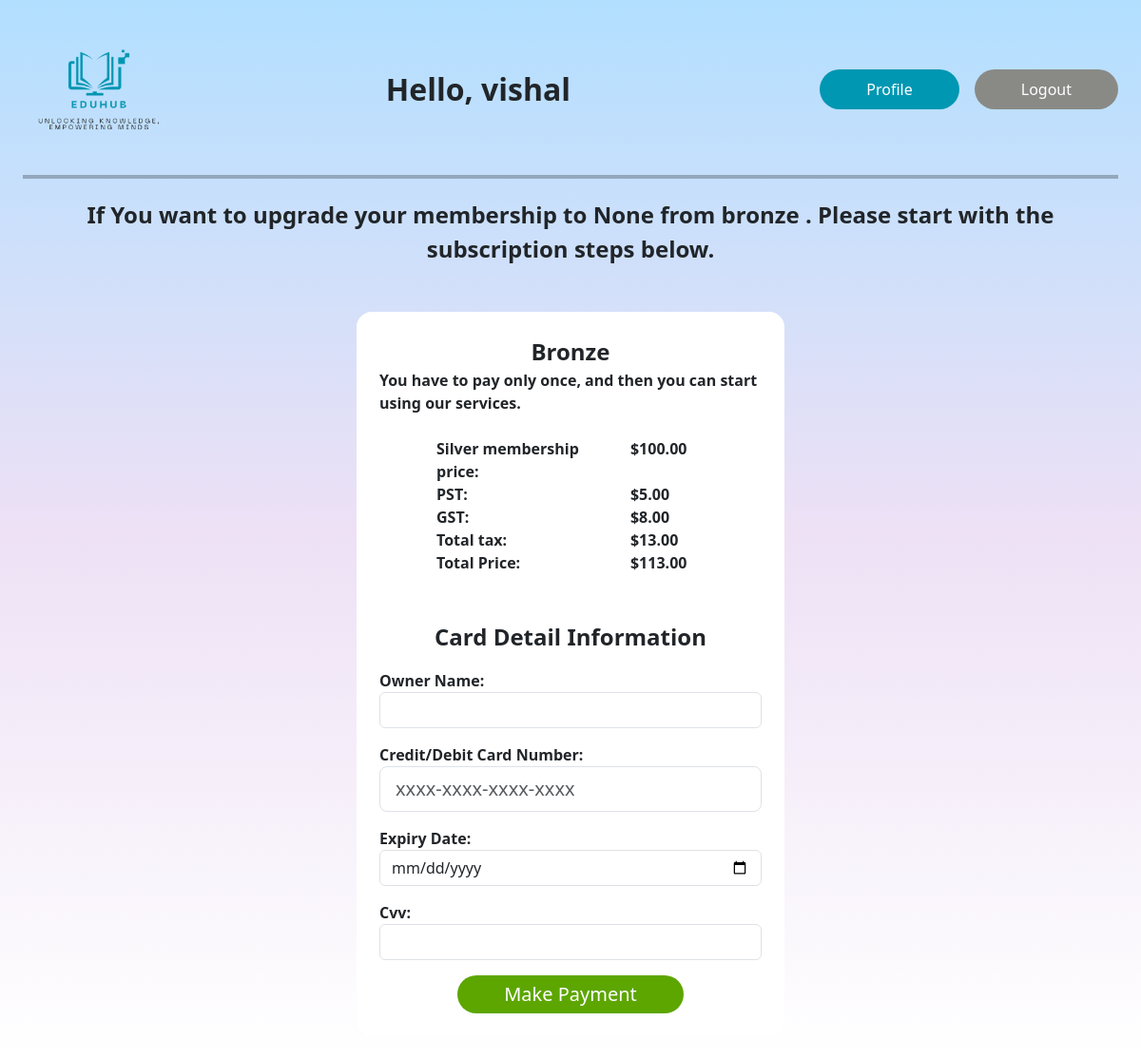
The page /payment (signed in) on the database its author committed.
### onlinelearningapp/models.py (models this page shows, shortened)
class TimestampedModel(models.Model):
    created_at = models.DateTimeField(auto_now_add=True)
    updated_at = models.DateTimeField(auto_now=True)
    class Meta:
        abstract = True

class UserProfile(TimestampedModel):
    user = models.OneToOneField(User, on_delete=models.CASCADE)
    role = models.ForeignKey(Role, on_delete=models.CASCADE)
    membership = models.ForeignKey(Membership, on_delete=models.SET_NULL, null=True, default=3)

class Membership(TimestampedModel):
    name = models.CharField(max_length=30)
    price = models.DecimalField(max_digits=5, decimal_places=2)
    currency = models.CharField(max_length=3)

### onlinelearningapp/views.py (the view, shortened to what this page needs)
# urls.py: path('payment', Payment.as_view(), name='payment'),
class Payment(View):
    def get(self, request):
        print('Insdie payment view')
        membership_selected = request.GET.get('membership_selected')
        user_profile = UserProfile.objects.get(user=request.user)
        existing_membership = user_profile.membership.name
        if (existing_membership == 'silver' and membership_selected == 'bronze') or (
                existing_membership == 'gold' and membership_selected == 'bronze') or (
                existing_membership == 'gold' and membership_selected == 'silver'):
            print("inside if condition ")
            user_profile.membership = Membership.objects.get(name=membership_selected)
            user_profile.save()
            return redirect('profile')
        context = {
            'membership_selected': membership_selected,
            'existing_membership': existing_membership,
            'user_profile': user_profile,
        }
        response = render(request, 'payment.html', context)
        response.set_cookie('membership_selected', membership_selected, max_age=60)
        return response

### onlinelearningapp/templates/payment.html (shortened to what this page needs)
{% extends 'base.html' %}
{% load static %}
{% block content %}
<div class="d-flex h-100 flex-column align-items-center">
    <div class="fs-4 fw-bold text-center">If You want to upgrade your membership to
        <strong> {{ membership_selected }} </strong>
        from <strong> {{ existing_membership }} </strong>. Please start with the subscription steps below.
    </div>
    <form method="post" action="{% url 'payment' %}"
          class="background-white p-4 rounded-4 d-flex flex-column align-items-center mt-5" style="width: 450px;">
        <div class="fs-4 fw-bold">{{ existing_membership|capfirst }}</div>
        <div class="fw-bold">You have to pay only once, and then you can start using our services.</div>
        <div class="mt-4">
            <div class="row">
                <div class="col-8 text-left fw-bold">Silver membership price:</div>
                <div class="col-4 fw-bold">$100.00</div>
            </div>
            <div class="row">
                <div class="col-8 fw-bold">PST:</div>
                <div class="col-4 fw-bold">$5.00</div>
            </div>
            <div class="row">
                <div class="col-8 fw-bold">GST:</div>
                <div class="col-4 fw-bold">$8.00</div>
            </div>
            <div class="row">
                <div class="col-8 fw-bold">Total tax:</div>
                <div class="col-4 fw-bold">$13.00</div>
            </div>
            <div class="row">
                <div class="col-8 fw-bold">Total Price:</div>
                <div class="col-4 fw-bold">$113.00</div>
            </div>
        </div>
        <div class="fs-4 fw-bold mt-5 mb-3">Card Detail Information</div>
        <div class="w-100">
            <label for="owner" class="fw-bold">Owner Name:</label>
            <input type="text" id="owner" name="name" required class="form-control">
            <label for="card_number" class="fw-bold mt-3">Credit/Debit Card Number:</label>
            <input type="text" id="card_number" name="card_number" maxlength="16" placeholder="xxxx-xxxx-xxxx-xxxx"
                   class="form-control form-control-lg"
                   required>
            <label for="expiry_date" class="fw-bold mt-3">Expiry Date:</label>
            <input type="date" id="expiry_date" name="expiry_date" class="form-control" required>
            <label for="cvv" class="fw-bold mt-3">Cvv:</label>
            <input type="input" id="cvv" name="cvv" required maxlength="4" width="1"
                   class="form-control">
        </div>
        <button type="submit" class="btn rounded-pill px-5 py-1 btn-color-success mt-3 fs-5">Make Payment</button>
    </form>
</div>
{% endblock %}

### onlinelearningapp/templates/base.html (shortened to what this page needs)
{% load django_bootstrap5 %}
{% load static %}
<!DOCTYPE html>
<html>
<head>
    {% bootstrap_css %}
    <link href="{% static 'css/style.css' %}" rel="stylesheet">
    <link href="{% static 'css/home-student.css' %}" rel="stylesheet">
</head>
<body class="p-4">
<div class="d-flex w-100 justify-content-between py-4 row g-0">
    <div class="d-flex flex-row align-items-center col-md-6 justify-content-between">
        <div>
            <a href="{% url 'home' %}"><img src="{% static 'images/Eduhub-4 2.png' %}" class="home-page-logo"></a>
        </div>
        <div class="fs-2 fw-bold">
            Hello, {{ user_profile.user.username }}
        </div>
    </div>
    <div class="d-flex flex-row align-items-center col-md-6 justify-content-end">
        <input type="button" value="Profile" onclick="location.href='/profile'"
               class="btn-color-primary btn rounded-pill px-5 py-2 me-3">
        <form action="{% url 'logout' %}" method="post">
            <input type="submit" value="Logout" class="btn btn-color-secondary rounded-pill px-5 py-2">
        </form>
    </div>
</div>
<hr>
{% block content %} {% endblock %}
</body>

### onlinelearningapp/static/css/style.css (style rules this page uses)
html { height: 100%; }
body { min-height: 100%; background: linear-gradient(180deg, #B2DFFF 0%, rgba(167, 102, 206, 0.20) 50%, rgba(177, 51, 255, 0.00) 100%); background-attachment: fixed !important; }
a { text-decoration: none; }
.background-white { background: white !important; }
.btn-color-primary { background: #0097B2 !important; color: white; }
.btn-color-secondary { background: #898A86; color: white; }
.btn-color-success { background: #5DA600; color: white; }
hr { border-color: black !important; border-width: 2px !important; border-style: solid; margin-top: 20px; margin-bottom: 20px; }
a { color: black; }

### onlinelearningapp/static/css/home-student.css (style rules this page uses)
.home-page-logo { width: 160px; }

### rows shown on the page
UserProfile: user.username "vishal"
Membership: name "bronze", name "Bronze"

### other values the page prints
{{ membership_selected }} "None"
